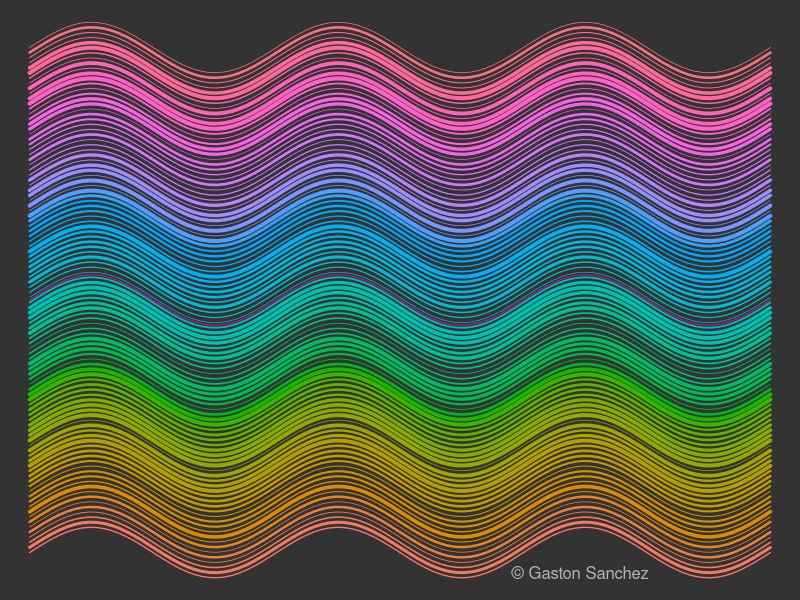

Here is the R script that generated this plot:
##################################################################################
# Title:      Rainbow Waves
# Copyright:  Copyright (c) 2012, under the Simplified BSD License
# Author:     Gaston Sanchez
# url:        www.gastonsanchez.com/projects/rtist
##################################################################################

# Don't use my working directory!
setwd("/Users/gaston/Documents/Rtist_Plots/Images")

# ========================================================================
# Rainbow Waves
# ========================================================================
# generate pairs of x-y values
n = 100
x = seq(0, 6*pi, length=n)
y = sin(x)

# function to generate colors like ggplot2
gg_color_hue <- function(n) {
  hues = seq(15, 375, length=n+1)
  hcl(h=hues, l=65, c=100)[1:n]
}

# vector of colors
cols = gg_color_hue(n)

png("rainbow_waves.png", width=700, height=400)
# set graphical parameters
op = par(bg="gray20",  mar=rep(0, 4))
# plot
plot(x, y, type="n", ylim=c(-11,11), axes=FALSE)
lines(x, y, col=hsv(.85, 1, 1, 0.7))
aux = 1
for (i in seq(-10, 10, length=n))
{
  lines(x, y+i, col=cols[aux], 
        lwd=2*runif(1,.3, 2))
  aux = aux + 1
}
# signature
legend(x=11.5,-10, legend="© Gaston Sanchez", bty="n", text.col="gray70")
# reset par
par(op)
dev.off()